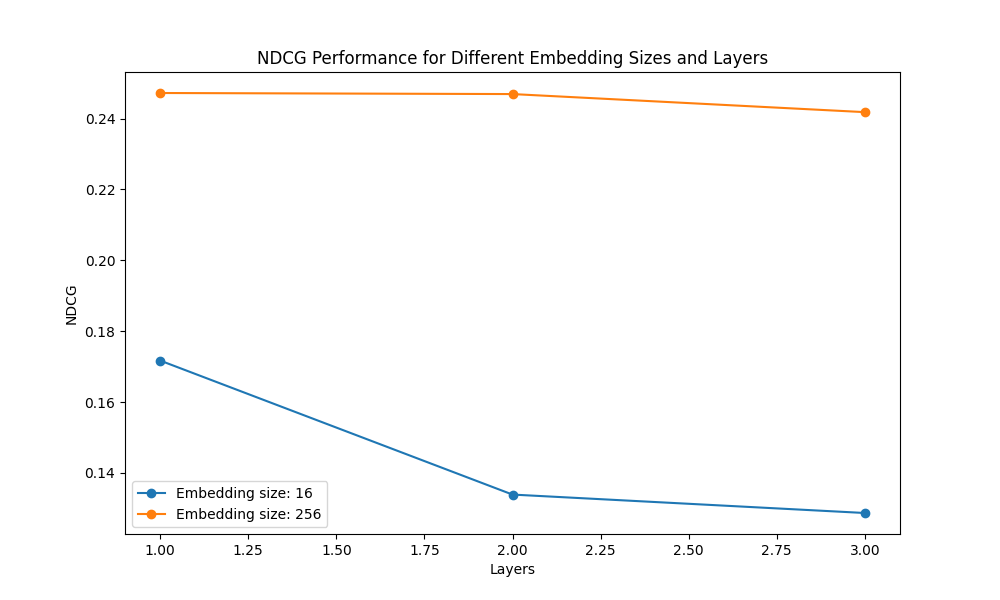

Generate this figure with Python:
from recbole.quick_start import run_recbole
import pandas as pd
import matplotlib.pyplot as plt


emb_sizes = [16, 256]
layers = [1, 2, 3]
results = []

for es in emb_sizes:
    for l in layers:
        parameter_dict = {
            'embedding_size': es,
            'n_layers': l
        }
        result = run_recbole(model='LightGCN', dataset='ml-100k', config_dict=parameter_dict)
        # for key, val in result.items():
        #     print(f"{key}: {val}")
        ndcg_val = result['best_valid_result']['ndcg@10']  # Extract NDCG on the validation set
        results.append((es, l, ndcg_val))

df = pd.DataFrame(results, columns=['embedding_size', 'layers', 'NDCG'])

# Display the results in a table
print(df)

# Plotting the results
plt.figure(figsize=(10, 6))
for es in emb_sizes:
    subset = df[df['embedding_size'] == es]
    plt.plot(subset['layers'], subset['NDCG'], marker='o', label=f'Embedding size: {es}')

plt.xlabel('Layers')
plt.ylabel('NDCG')
plt.title('NDCG Performance for Different Embedding Sizes and Layers')
plt.legend()
plt.show()
